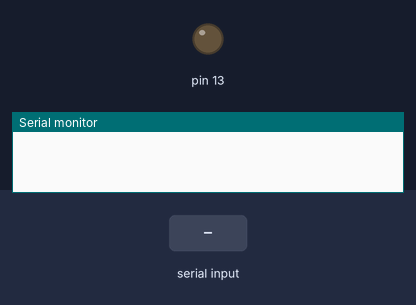
Recording of a sketch running on a simulated Arduino Uno, built with avr-gcc and run on an emulated ATmega328P. On the bench: output pins drawn as LEDs (lit = HIGH), the last lines printed to the serial monitor. The inputs (shaded band) are chosen by the test bench.

Above: at 1.2 s.
1.3 s: "F" received over Serial
At 2.4 s:
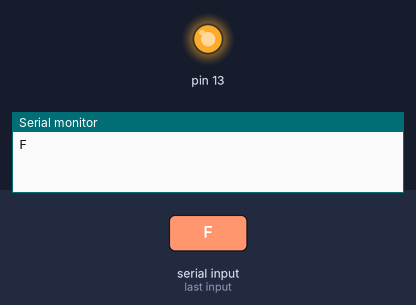
2.8 s: "B" received over Serial
At 3.5 s:
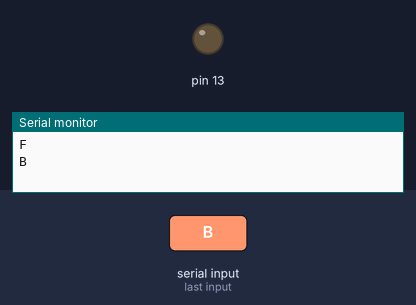
Timing chart, 0 to 5.8 s (numbered marks = the images above; inputs shaded):
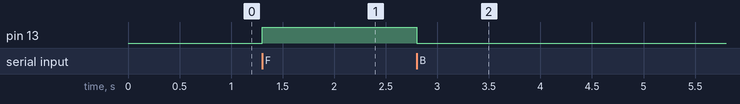

The sketch:

HC-05-Bluetooth-Module-Test.ino
```cpp
char Incoming_value = 0;

void setup() {

Serial.begin(9600);
pinMode(13,OUTPUT);
}

void  loop() {
  // put your main code here, to run repeatedly:
  if (Serial.available()  > 0)
    {
      Incoming_value = Serial.read();
      Serial.println(Incoming_value);

      if (Incoming_value == 'F')
        digitalWrite(13,HIGH);
      else if(Incoming_value == 'B')
        digitalWrite(13,LOW);
    }
}
```

Measured:
- after the input at 1.3 s, pin 13: LOW → HIGH at once
- after the input at 2.8 s, pin 13: HIGH → LOW at once
